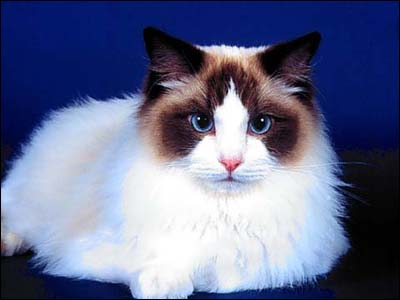
#> input picture images/123.jpg, 400 x 300 px, found by its file name
$ python GrayLaplacian.py
#> lines starting #> are read from the running program, lines starting #| are printed output that depends on the picture
#> further down, img1 is the input picture: shape (300, 400, 3); mean B, G, R 142.8, 108.7, 101.6
#!/user/bin/env python
# -*- coding:utf-8 -*-
# !/user/bin/env python
# -*- coding:utf-8 -*-
import cv2
import numpy as np


def laplacian(img, lapla):
    '''
    :param img: 输入图像
    :param lapla: 拉普拉斯滤波器
    :return: 输出未标定结果的拉普拉斯滤波后结果
    '''
    height, width = img.shape
    filter_size = len(lapla)
    n = int((filter_size - 1) / 2)
    img_lapla = np.zeros((height, width), np.uint8)
    for i in range(n, height - n):
        for j in range(n, width - n):
            temp = np.sum(lapla * img[i - n:i + n + 1, j - n:j + n + 1])
            img_lapla[i, j] = np.clip(temp, 0, 255)
    return img_lapla


def img_sharpen_filter(img, img_lapla):
    '''
    :param img: 输入图像
    :param img_lapla: 标定结果的拉普拉斯滤波后的图像
    :return: 输出拉普拉斯锐化后的图像
    '''
    height, width = img.shape
    img_sharpen = np.zeros(img.shape, np.uint8)
    for i in range(height):
        for j in range(width):
            temp = int(img[i, j]) - int(img_lapla[i, j])    #中心值为负值，减法
            img_sharpen[i, j] = np.clip(temp, 0, 255)
    return img_sharpen

def rgbtransgray(img):
    height, width, channels = img.shape
#> height = 300; width = 400; channels = 3
    img_gray = np.zeros((height, width),np.uint8)
    for r in range(height):
        for l in range(width):
            img_gray[r, l] = int(1 / 3 * img[r, l, 0] + 1 / 3 * img[r, l, 1] + 1 / 3 * img[r, l, 2])
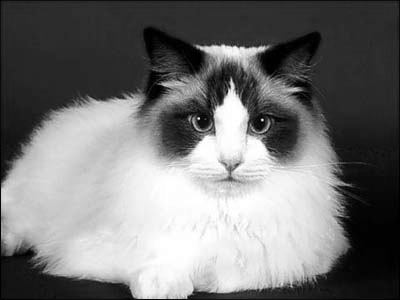
#> img_gray: shape (300, 400); min 0, max 255, mean 117.3
            # img_gray[r, l] = np.clip(temp, 0, 255)
    return img_gray


lapla90 = [[0, 1, 0], [1, -4, 1], [0, 1, 0]]  # 90°增量
lapla45 = [[1, 1, 1], [1, -8, 1], [1, 1, 1]]  # 45°增量
img1 = cv2.imread("images/123.jpg")
img = rgbtransgray(img1)
cv2.imshow("image", img)

imglapla90 = laplacian(img, lapla90)
#> after the loop in laplacian, `for i in range(n, height - n):`:
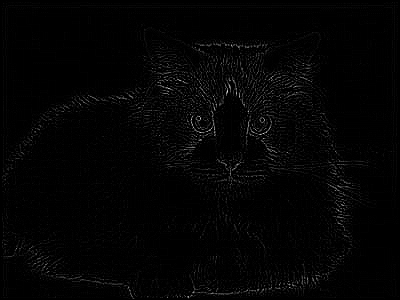
#> img_lapla: shape (300, 400); min 0, max 221, mean 3.8
cv2.imshow("imglapla90", imglapla90)
img_sharpen_fil_90 = img_sharpen_filter(img, imglapla90)
#> after the loop in img_sharpen_filter, `for i in range(height):`:
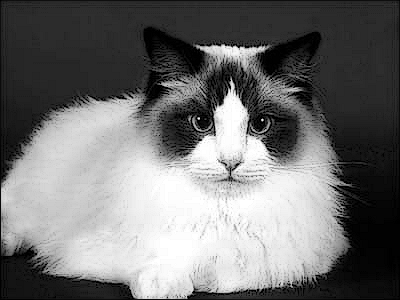
#> img_sharpen: shape (300, 400); min 0, max 255, mean 114
cv2.imshow("img_sharpen_fil_90", img_sharpen_fil_90)

imglapla45 = laplacian(img, lapla45)
#> after the loop in laplacian (call 2), `for i in range(n, height - n):`:
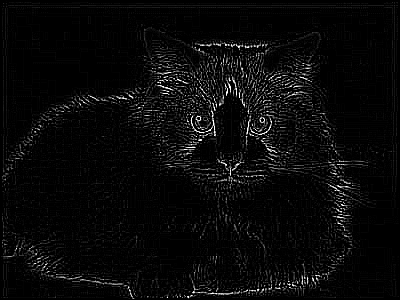
#> img_lapla: shape (300, 400); min 0, max 255, mean 9.7
cv2.imshow("imglapla45", imglapla45)
img_sharpen_fil_45 = img_sharpen_filter(img, imglapla45)
#> after the loop in img_sharpen_filter (call 2), `for i in range(height):`:
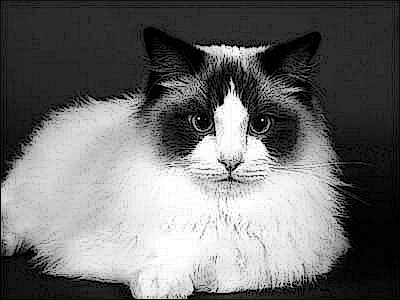
#> img_sharpen: shape (300, 400); min 0, max 255, mean 110.4
cv2.imshow("img_sharpen_fil_45", img_sharpen_fil_45)

cv2.waitKey(0)
